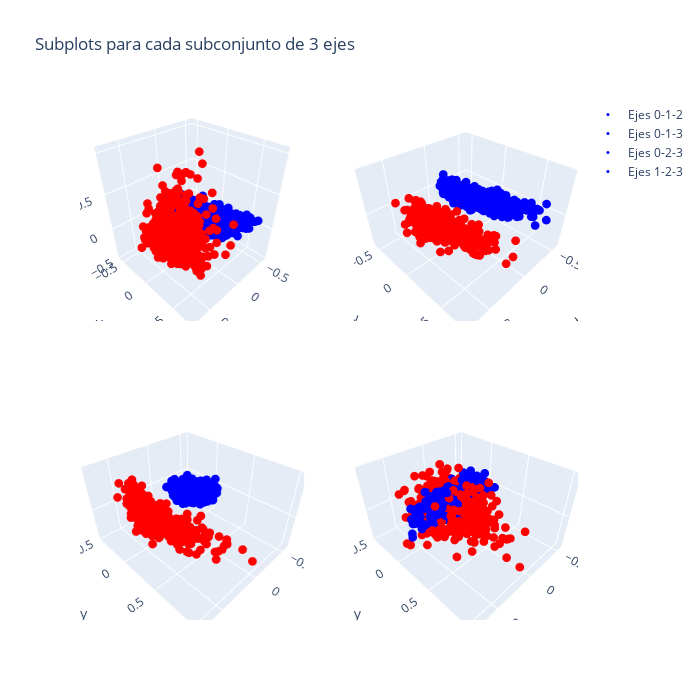

Notebook code cell kept with this figure:
### Code cell
fig = make_subplots(rows=2, cols=2,
    specs=[[{'type': 'scatter3d'}, {'type': 'scatter3d'}],
           [{'type': 'scatter3d'}, {'type': 'scatter3d'}]])

# fig, (ax1, ax2) = plt.subplots(nrows=1, ncols=2, figsize=(10,5), sharey=True)

# # Plot 3D
fig.add_trace(
    go.Scatter3d(x=aux[0],
                 y=aux[1],
                 z=aux[2],
                 mode='markers',
                 marker = dict(size = 3, color=aux['color']),
                 name='Ejes 0-1-2',
                 text='city: '+aux['city']),
             row=1, col=1)
fig.add_trace(
    go.Scatter3d(x=aux[0],
                 y=aux[1],
                 z=aux[3],
                 mode='markers',
                 marker = dict(size = 3, color=aux['color']),
                 name='Ejes 0-1-3',
                 text='city: '+aux['city']),
             row=1, col=2)
fig.add_trace(
    go.Scatter3d(x=aux[0],
                 y=aux[2],
                 z=aux[3],
                 mode='markers',
                 marker = dict(size = 3, color=aux['color']),
                 name='Ejes 0-2-3',
                 text='city: '+aux['city']),
             row=2, col=1)
fig.add_trace(
    go.Scatter3d(x=aux[1],
                 y=aux[2],
                 z=aux[3],
                 mode='markers',
                 marker = dict(size = 3, color=aux['color']),
                 name='Ejes 1-2-3',
                 text='city: '+aux['city']),
             row=2, col=2)

fig.update_layout(
    title_text='Subplots para cada subconjunto de 3 ejes',
    height=700,
    width=700
)

fig.show()

### Figure 1 — Plotly figure (JSON) as saved in the notebook; plotly's stock layout.template omitted (floating-point values rounded to 4 significant figures; data arrays with more than 128 entries replaced by an {"elided": "..."} marker saying what was removed)
{"data": [{"marker": {"color": {"elided": "1456 str values"}, "size": 3}, "mode": "markers", "name": "Ejes 0-1-2", "scene": "scene", "text": {"elided": "1456 str values"}, "type": "scatter3d", "x": {"elided": "1456 float values"}, "y": {"elided": "1456 float values"}, "z": {"elided": "1456 float values"}}, {"marker": {"color": {"elided": "1456 str values"}, "size": 3}, "mode": "markers", "name": "Ejes 0-1-3", "scene": "scene2", "text": {"elided": "1456 str values"}, "type": "scatter3d", "x": {"elided": "1456 float values"}, "y": {"elided": "1456 float values"}, "z": {"elided": "1456 float values"}}, {"marker": {"color": {"elided": "1456 str values"}, "size": 3}, "mode": "markers", "name": "Ejes 0-2-3", "scene": "scene3", "text": {"elided": "1456 str values"}, "type": "scatter3d", "x": {"elided": "1456 float values"}, "y": {"elided": "1456 float values"}, "z": {"elided": "1456 float values"}}, {"marker": {"color": {"elided": "1456 str values"}, "size": 3}, "mode": "markers", "name": "Ejes 1-2-3", "scene": "scene4", "text": {"elided": "1456 str values"}, "type": "scatter3d", "x": {"elided": "1456 float values"}, "y": {"elided": "1456 float values"}, "z": {"elided": "1456 float values"}}], "layout": {"height": 700, "scene": {"domain": {"x": [0, 0.45], "y": [0.575, 1]}}, "scene2": {"domain": {"x": [0.55, 1], "y": [0.575, 1]}}, "scene3": {"domain": {"x": [0, 0.45], "y": [0, 0.425]}}, "scene4": {"domain": {"x": [0.55, 1], "y": [0, 0.425]}}, "title": {"text": "Subplots para cada subconjunto de 3 ejes"}, "width": 700}}
